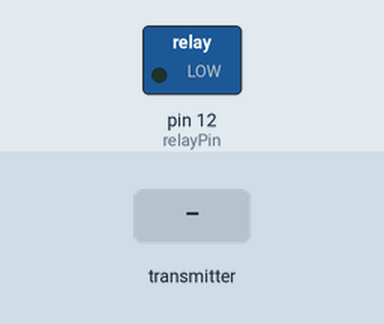
Simulated run of this sketch. Board: Arduino Uno, built with avr-gcc and run on an emulated ATmega328P. Parts: switched loads named in the sketch (green lamp = pin HIGH). The test bench sets the inputs (shaded band). No radio packets arrive unless stated; what the sketch prints to the serial monitor is not drawn.

Above: at 1.2 s.
1.3 s: the transmitter starts sending buf.0 = 0
At 2.5 s:
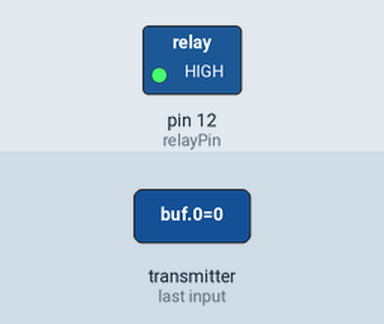
2.8 s: the transmitter starts sending buf.0 = 64
4.5 s: the transmitter starts sending buf.1 = 64
6.2 s: the transmitter starts sending buf.2 = 64
7.9 s: the transmitter starts sending buf.1 = 128
9.6 s: the transmitter starts sending buf.2 = 0
Timing chart, 0 to 12.3 s (numbered marks = the images above; inputs shaded):
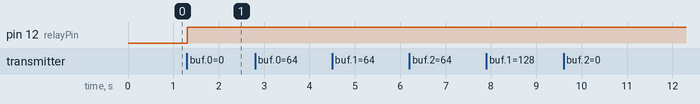

The sketch:

Bike_Receiver.ino
```cpp
// RECEIVER CODE (Bike)

#include <RH_ASK.h>
#include <SPI.h>

RH_ASK driver(2000, 0, 11, 2);

int relayPin = 12;

void setup() {

    pinMode(relayPin, OUTPUT);
    digitalWrite(relayPin, LOW);

    Serial.begin(9600);

    if (!driver.init()) {
        Serial.println("RF init failed");
    }

    Serial.println("Receiver ready...");
}

void loop() {

    uint8_t buf[3];
    uint8_t buflen = sizeof(buf);

    if (driver.recv(buf, &buflen)) {

        Serial.print("Message Received: ");
        Serial.println((char*)buf);

        if (buf[0] == '1' || buf[1] == '1') {

            digitalWrite(relayPin, LOW); // Unsafe → motor OFF
            Serial.println("Unsafe condition detected → Motor OFF");

        } else {

            digitalWrite(relayPin, HIGH); // Safe → motor ON
            Serial.println("Safe condition → Motor ON");
        }
    }
}
```

Measured:
- after the input at 1.3 s, pin 12 (relayPin): LOW → HIGH at once
- after the input at 2.8 s, every drawn part: stays the same
- after the input at 4.5 s, every drawn part: stays the same
- after the input at 6.2 s, every drawn part: stays the same
- after the input at 7.9 s, every drawn part: stays the same
- after the input at 9.6 s, every drawn part: stays the same
